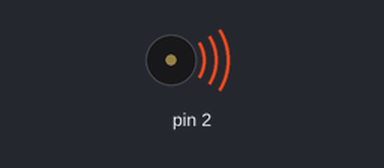
A sketch run on a simulated Arduino Uno, built with avr-gcc and run on an emulated ATmega328P. Shown: buzzer (waves = sounding).

Above: at 0.1 s.
Timing chart, 0 to 3.0 s (numbered marks = the images above):
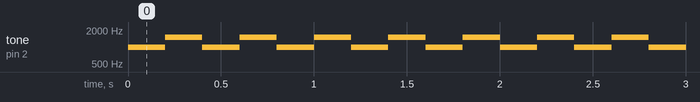

Measured:
- by itself, tone on pin 2: alternates 1500 Hz for 0.20 s and 1000 Hz for 0.20 s

The sketch:

buzzer_code.ino
```cpp
void setup() {
  pinMode(2, OUTPUT);
}

void loop() {
  // We use increasing and decreasing frequencies for the ambulance siren.
  // Ambulans sireni için artan ve azalan frekansları kullanıyoruz.

  // Start with high frequency // Yüksek frekansla başla
  tone(2, 1000);  // 1000 Hz frequency // 1000 Hz frekans
  delay(200);     // 200ms duration // 200ms süre

  // Make the frequency a little lower // Frekansı biraz daha düşük yap
  tone(2, 1500);  // 1500 Hz frequency // 1500 Hz frekans
  delay(200);     // 200ms duration // 200ms süre

  // Lower the frequency a little more // Frekansı biraz daha düşür
  tone(2, 500);
}
```
